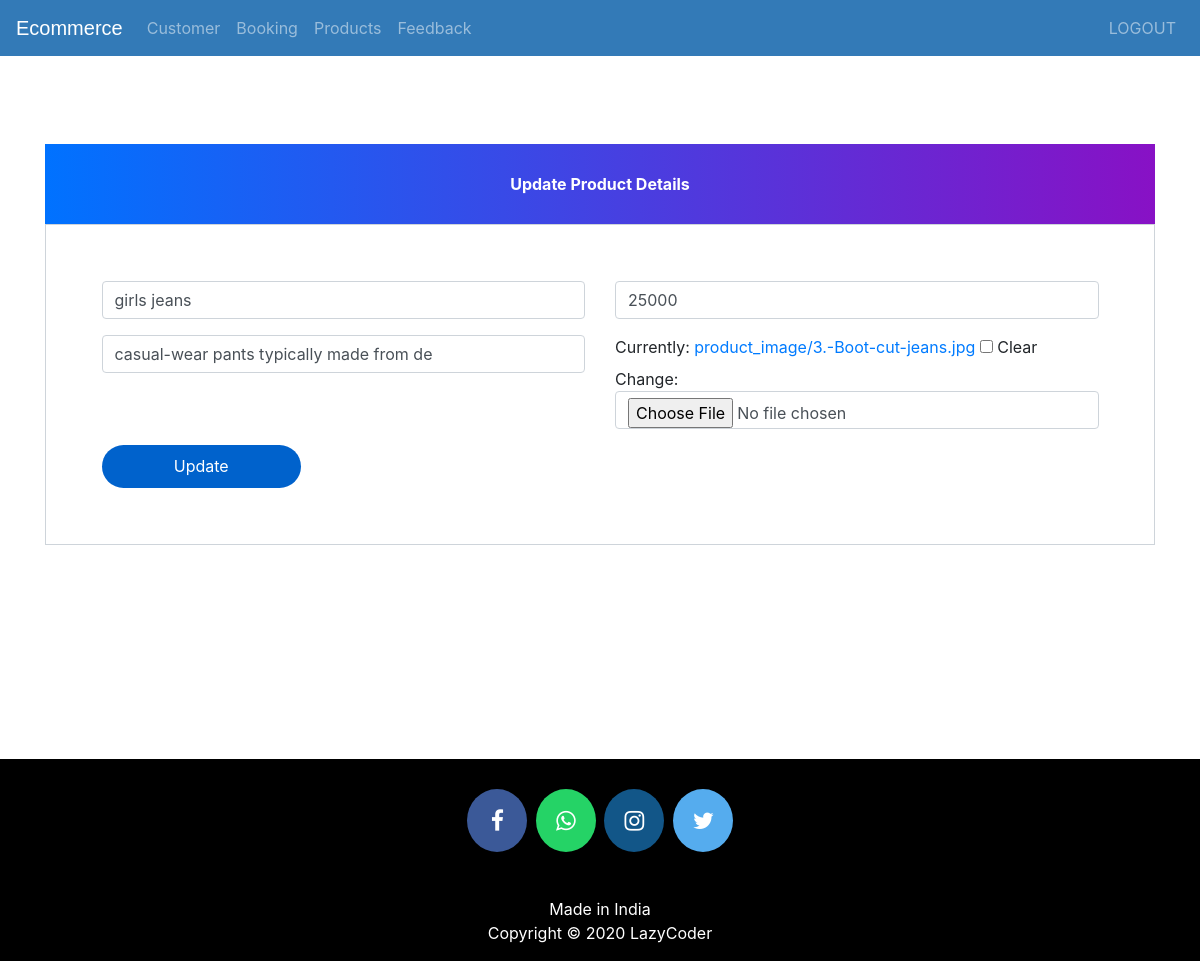
The page /update-product/4 (signed in) on the database its author committed.
### ecom/models.py (models this page shows, shortened)
class Product(models.Model):
    id = models.BigAutoField(primary_key=True)  # Explicitly define the primary key
    name = models.CharField(max_length=40)
    product_image = models.ImageField(upload_to='product_image/', null=True, blank=True)
    price = models.PositiveIntegerField()
    description = models.CharField(max_length=40)

### ecom/views.py (the view)
# urls.py: path('update-product/<int:pk>', views.update_product_view, name='update-product'),
@login_required(login_url='adminlogin')
def update_product_view(request,pk):
    product=models.Product.objects.get(id=pk)
    productForm=forms.ProductForm(instance=product)
    if request.method=='POST':
        productForm=forms.ProductForm(request.POST,request.FILES,instance=product)
        if productForm.is_valid():
            productForm.save()
            return redirect('admin-products')
    return render(request,'ecom/admin_update_product.html',{'productForm':productForm})

### ecom/forms.py
class ProductForm(forms.ModelForm):
    class Meta:
        model=models.Product
        fields=['name','price','description','product_image']

### templates/ecom/admin_update_product.html (shortened to what this page needs)
{% extends 'ecom/admin_base.html' %}
{% load widget_tweaks %}
{% block content %}
<head>
  <link href="//maxcdn.bootstrapcdn.com/bootstrap/4.1.1/css/bootstrap.min.css" rel="stylesheet" id="bootstrap-css">
</head>
<br><br><br><br><br><br>
<form method="post" enctype="multipart/form-data">
  <div class="container register-form">
    <div class="form">
      <div class="note">
        <p>Update Product Details</p>
      </div>
      <div class="form-content">
        <div class="row">
          <div class="col-md-6">
            <div class="form-group">
              {% render_field productForm.name class="form-control" placeholder="Product Name" %}
            </div>
            <div class="form-group">
              {% render_field productForm.description class="form-control" placeholder="Description" %}
            </div>
          </div>
          <div class="col-md-6">
            <div class="form-group">
              {% render_field productForm.price class="form-control" placeholder="Price" %}
            </div>
            <div class="form-group">
              {% render_field productForm.product_image class="form-control" placeholder="product_image" %}
            </div>
          </div>
        </div>
        <button type="submit" class="btnSubmit">Update</button>
      </div>
    </div>
  </div>
</form>
{% endblock content %}

### templates/ecom/admin_base.html (style rules this page uses)
p { text-align: center; }

### templates/ecom/admin_update_product.html (style rules this page uses)
a:link { text-decoration: none; }
.note { text-align: center; height: 80px; background: -webkit-linear-gradient(left, #0072ff, #8811c5); color: #fff; font-weight: bold; line-height: 80px; }
.form-content { padding: 5%; border: 1px solid #ced4da; margin-bottom: 2%; }
.form-control { border-radius: 1.5rem; }
.btnSubmit { border: none; border-radius: 1.5rem; padding: 1%; width: 20%; cursor: pointer; background: #0062cc; color: #fff; }

### rows shown on the page
Product: name "girls jeans", description "casual-wear pants typically made from de", price "25000"
